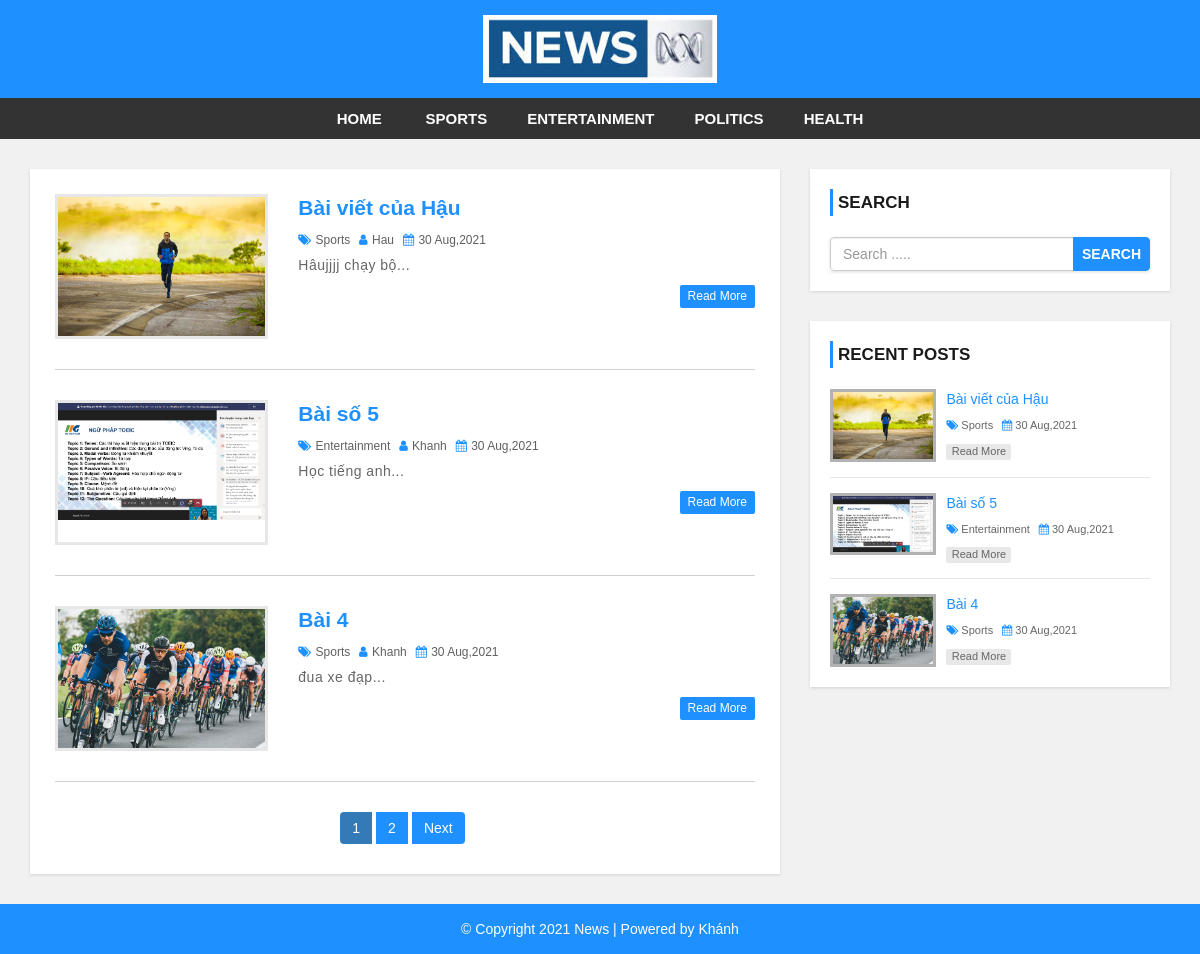
The page / on the database its author committed.
### tables this page shows
CREATE TABLE `settings` (
  `id` int(11) NOT NULL,
  `websitename` varchar(60) NOT NULL,
  `logo` varchar(50) NOT NULL,
  `footerdesc` varchar(255) NOT NULL
);

CREATE TABLE `category` (
  `category_id` int(11) NOT NULL,
  `category_name` varchar(100) NOT NULL,
  `post` int(11) NOT NULL DEFAULT 0
);

CREATE TABLE `post` (
  `post_id` int(11) NOT NULL,
  `title` varchar(100) NOT NULL,
  `description` text NOT NULL,
  `category` varchar(100) NOT NULL,
  `post_date` varchar(50) NOT NULL,
  `author` int(11) NOT NULL,
  `post_img` varchar(100) NOT NULL
);

CREATE TABLE `user` (
  `user_id` int(11) NOT NULL,
  `first_name` varchar(30) NOT NULL,
  `last_name` varchar(30) NOT NULL,
  `username` varchar(30) DEFAULT NULL,
  `password` varchar(40) DEFAULT NULL,
  `role` int(11) NOT NULL
);

### config.php (called while the page is built, shortened)
<?php
$hostname = "http://localhost/news-site";
?>

### index.php (the view, shortened to what this page needs)
<?php include 'header.php'; ?>
    <div id="main-content">
        <div class="container">
            <div class="row">
                <div class="col-md-8">
                    <div class="post-container">
                      <?php
                        include "config.php";
                        $limit = 3;
                        if(isset($_GET['page'])){
                          $page = $_GET['page'];
                        }else{
                          $page = 1;
                        }
                        $offset = ($page - 1) * $limit;
                        $sql = "SELECT post.post_id, post.title, post.description,post.post_date,post.author,
                        category.category_name,user.username,post.category,post.post_img FROM post
                        LEFT JOIN category ON post.category = category.category_id
                        LEFT JOIN user ON post.author = user.user_id
                        ORDER BY post.post_id DESC LIMIT {$offset},{$limit}";
                        $result = mysqli_query($conn, $sql) or die("Query Failed.");
                        if(mysqli_num_rows($result) > 0){
                          while($row = mysqli_fetch_assoc($result)) {
                      ?>
                        <div class="post-content">
                            <div class="row">
                                <div class="col-md-4">
                                  <a class="post-img" href="single.php?id=<?php echo $row['post_id']; ?>"><img src="admin/upload/<?php echo $row['post_img']; ?>" alt=""/></a>
                                </div>
                                <div class="col-md-8">
                                  <div class="inner-content clearfix">
                                      <h3><a href='single.php?id=<?php echo $row['post_id']; ?>'><?php echo $row['title']; ?></a></h3>
                                      <div class="post-information">
                                          <span>
                                              <i class="fa fa-tags" aria-hidden="true"></i>
                                              <a href='category.php?cid=<?php echo $row['category']; ?>'><?php echo $row['category_name']; ?></a>
                                          </span>
                                          <span>
                                              <i class="fa fa-user" aria-hidden="true"></i>
                                              <a href='author.php?aid=<?php echo $row['author']; ?>'><?php echo $row['username']; ?></a>
                                          </span>
                                          <span>
                                              <i class="fa fa-calendar" aria-hidden="true"></i>
                                              <?php echo $row['post_date']; ?>
                                          </span>
                                      </div>
                                      <p class="description">
                                          <?php echo substr($row['description'],0,130) . "..."; ?>
                                      </p>
                                      <a class='read-more pull-right' href='single.php?id=<?php echo $row['post_id']; ?>'>read more</a>
                                  </div>
                                </div>
                            </div>
                        </div>
                        <?php
                          }
                        }else{
                          echo "<h2>No Record Found.</h2>";
                        }
                        $sql1 = "SELECT * FROM post";
                        $result1 = mysqli_query($conn, $sql1) or die("Query Failed.");
                        if(mysqli_num_rows($result1) > 0){
                          $total_records = mysqli_num_rows($result1);
                          $total_page = ceil($total_records / $limit);
                          echo '<ul class="pagination admin-pagination">';
                          for($i = 1; $i <= $total_page; $i++){
                            if($i == $page){
                              $active = "active";
                            }else{
                              $active = "";
                            }
                            echo '<li class="'.$active.'"><a href="index.php?page='.$i.'">'.$i.'</a></li>';
                          }
                          if($total_page > $page){
                            echo '<li><a href="index.php?page='.($page + 1).'">Next</a></li>';
                          }
                          echo '</ul>';
                        }
                        ?>
                    </div>
                </div>
                <?php include 'sidebar.php'; ?>
            </div>
        </div>
    </div>
<?php include 'footer.php'; ?>

### header.php (shortened to what this page needs)
<?php
  include "config.php";
?>
<!DOCTYPE html>
<html lang="en">
<head>
    <link rel="stylesheet" href="css/bootstrap.min.css" />
    <link rel="stylesheet" href="css/font-awesome.css">
    <link rel="stylesheet" href="css/style.css">
</head>
<body>
<div id="header">
    <div class="container">
        <div class="row">
            <div class=" col-md-offset-4 col-md-4">
              <?php
                include "config.php";
                $sql = "SELECT * FROM settings";
                $result = mysqli_query($conn, $sql) or die("Query Failed.");
                if(mysqli_num_rows($result) > 0){
                  while($row = mysqli_fetch_assoc($result)) {
                    if($row['logo'] == ""){
                      echo '<a href="index.php"><h1>'.$row['websitename'].'</h1></a>';
                    }else{
                      echo '<a href="index.php" id="logo"><img src="admin/images/'. $row['logo'] .'"></a>';
                    }
                  }
                }
                ?>
            </div>
        </div>
    </div>
</div>
<div id="menu-bar">
    <div class="container">
        <div class="row">
            <div class="col-md-12">
              <?php
                include "config.php";
                $sql = "SELECT * FROM category WHERE post > 0";
                $result = mysqli_query($conn, $sql) or die("Query Failed. : Category");
                if(mysqli_num_rows($result) > 0){
                  $active = "";
              ?>
                <ul class='menu'>
                  <li><a href='<?php echo $hostname; ?>'>Home</a></li>
                  <?php while($row = mysqli_fetch_assoc($result)) {
                    echo "<li><a class='{$active}' href='category.php?cid={$row['category_id']}'>{$row['category_name']}</a></li>";
                  } ?>
                </ul>
                <?php } ?>
            </div>
        </div>
    </div>
</div>

### sidebar.php
<div id="sidebar" class="col-md-4">
    <div class="search-box-container">
        <h4>Search</h4>
        <form class="search-post" action="search.php" method ="GET">
            <div class="input-group">
                <input type="text" name="search" class="form-control" placeholder="Search .....">
                <span class="input-group-btn">
                    <button type="submit" class="btn btn-danger">Search</button>
                </span>
            </div>
        </form>
    </div>
    <div class="recent-post-container">
        <h4>Recent Posts</h4>
        <?php
        include "config.php";
        $limit = 3;
        $sql = "SELECT post.post_id, post.title, post.post_date,
        category.category_name,post.category,post.post_img FROM post
        LEFT JOIN category ON post.category = category.category_id
        ORDER BY post.post_id DESC LIMIT {$limit}";
        $result = mysqli_query($conn, $sql) or die("Query Failed. : Recent Post");
        if(mysqli_num_rows($result) > 0){
          while($row = mysqli_fetch_assoc($result)) {
      ?>
        <div class="recent-post">
            <a class="post-img" href="single.php?id=<?php echo $row['post_id']; ?>">
                <img src="admin/upload/<?php echo $row['post_img']; ?>" alt=""/>
            </a>
            <div class="post-content">
                <h5><a href="single.php?id=<?php echo $row['post_id']; ?>"><?php echo $row['title']; ?></a></h5>
                <span>
                    <i class="fa fa-tags" aria-hidden="true"></i>
                    <a href='category.php?cid=<?php echo $row['category']; ?>'><?php echo $row['category_name']; ?></a>
                </span>
                <span>
                    <i class="fa fa-calendar" aria-hidden="true"></i>
                    <?php echo $row['post_date']; ?>
                </span>
                <a class="read-more" href="single.php?id=<?php echo $row['post_id']; ?>">read more</a>
            </div>
        </div>
    <?php
      }
    }
    ?>
    </div>
</div>

### footer.php
<div id ="footer">
    <div class="container">
        <div class="row">
            <div class="col-md-12">
              <?php
                include "config.php";
                $sql = "SELECT * FROM settings";
                $result = mysqli_query($conn, $sql) or die("Query Failed.");
                if(mysqli_num_rows($result) > 0){
                  while($row = mysqli_fetch_assoc($result)) {
              ?>
                <span><?php echo $row['footerdesc']; ?></span>
              <?php
                }
              }
              ?>
            </div>
        </div>
    </div>
</div>
</body>
</html>

### css/style.css (style rules this page uses)
body { background: #f1f1f1; font-family: sans-serif,arial,Helvetica; }
a, a:hover, a:focus { text-decoration: none; outline: none; }
ul { margin:0; padding:0; list-style:none; }
form { background: #fff; padding: 25px; box-shadow:0 1px 3px rgba(0, 0, 0, 0.13); }
#header { background: #1e90ff; text-align: center; padding: 15px; }
#logo { display: inline-block; width: 65%; }
#logo img { width: 100%; }
#menu-bar { background: #333; text-align: center; }
#menu-bar .menu > li { display: inline-block; }
.menu > li > a { padding: 10px 20px; display: block; text-transform: uppercase; color: #fff; font-size: 15px; font-weight:600; transition:all 0.5s ease 0s; }
#main-content { padding: 30px 0; min-height: 750px; }
#main-content .post-container { background-color: #fff; padding: 25px; box-shadow: 0 1px 3px rgba(0, 0, 0, 0.13); }
#main-content .post-content { border-bottom: 1px solid #d1d1d1; padding: 0 0 30px; margin-bottom:30px; }
#main-content .post-content img { width: 100%; }
#main-content .post-content .post-img { border: 3px solid #e7e7e7; display: block; height: 145px; overflow: hidden; transition: border .3s; }
#main-content .post-content h3 { font-size: 21px; line-height: 28px; font-weight: 600; margin: 0 0 7px; }
#main-content .post-content h3 a { color: #1e90ff; transition:all 0.3s; }
#main-content .post-content .post-information span { color: #606060; font-size: 12px; text-transform: capitalize; margin: 0 5px 5px 0; display: inline-block; }
#main-content .post-content .post-information i { color: #1e90ff; margin-right: 1px; }
#main-content .post-content .post-information a { color: #606060; text-decoration: none; }
#main-content .post-content p, #main-content .single-post p { color: #666; font-size: 14px; letter-spacing: 0.5px; margin:0 0 10px; }
#main-content .post-content a.read-more { color: #fff; background-color: #1E90FF; font-size: 12px; text-transform: capitalize; padding: 3px 8px; border-radius: 2px; transition: all 0.3s; }
.pagination { display: block; text-align: center; margin: 0; }
.pagination li { display:inline-block; margin: 0 5px 0 0; }
.pagination li a { border: none; background: #1e90ff; color: #fff; }
i.fa { color:#222; }
#sidebar h4 { color: #1A1A1A; font-size: 17px; line-height: 27px; font-weight:600; text-transform: uppercase; padding: 0 0 0 5px; margin: 0 0 21px; border-left: 3px solid #1e90ff; }
#sidebar .search-box-container { background-color: #fff; padding: 20px; margin: 0 0 30px; box-shadow: 0 1px 3px rgba(0, 0, 0, 0.13); }
#sidebar .search-post { padding: 0; }
#sidebar .search-post input { color: #606060; }
#sidebar .search-post .btn { font-weight: 600; text-transform: uppercase; padding: 6px 8px; background-color: #1E90FF; border-color: #1E90FF; outline: none; }
#sidebar .recent-post-container { padding: 20px; background: #fff; box-shadow: 0 1px 3px rgba(0, 0, 0, 0.13); }
#sidebar .recent-post { border-bottom: 1px solid #e7e7e7; padding: 0 0 15px; margin: 0 0 15px; }
#sidebar .recent-post:last-child { margin: 0; padding: 0; border: none; }
#sidebar .recent-post .post-img { display: inline-block; width: 33%; border: 3px solid rgba(0,0,0,0.3); vertical-align: top; transition: border .3s; }
#sidebar .recent-post .post-img img { width: 100%; }
#sidebar .recent-post .post-content { width: 65%; display: inline-block; border: none; padding: 0 0 0 7px; margin: 0; }
#sidebar .recent-post h5 { font-size: 14px; line-height: 20px; margin: 0 0 5px; }
#sidebar .recent-post h5 a { color: #1E90FF; }
#sidebar .recent-post span { color: #666; font-size: 11px; display: inline-block; margin: 0 5px 10px 0; }
#sidebar .recent-post span a { color: #666; }
#sidebar .recent-post span i { color: #1E90FF; }
#sidebar .recent-post a.read-more { color: #666; background-color: rgba(0,0,0,0.09); width: 65px; font-size: 11px; text-align: center; padding: 0; display: block; transition: all 0.3s; }
#footer { color: #fff; padding:15px 0; text-align:center; background-color:#1e90ff; }

### rows shown on the page
settings: logo (picture), footerdesc "© Copyright 2021 News | Powered by Khánh"
category: category_name "SPORTS"
category: category_name "ENTERTAINMENT"
category: category_name "POLITICS"
category: category_name "HEALTH"
post: post_img (picture), title "Bài viết của Hậu", category.category_name "Sports", user.username "Hau", post_date "30 Aug,2021", description "Hâujjjj chạy bộ"
post: post_img (picture), title "Bài số 5", category.category_name "Entertainment", user.username "Khanh", post_date "30 Aug,2021", description "Học tiếng anh"
post: post_img (picture), title "Bài 4", category.category_name "Sports", user.username "Khanh", post_date "30 Aug,2021", description "đua xe đạp"
